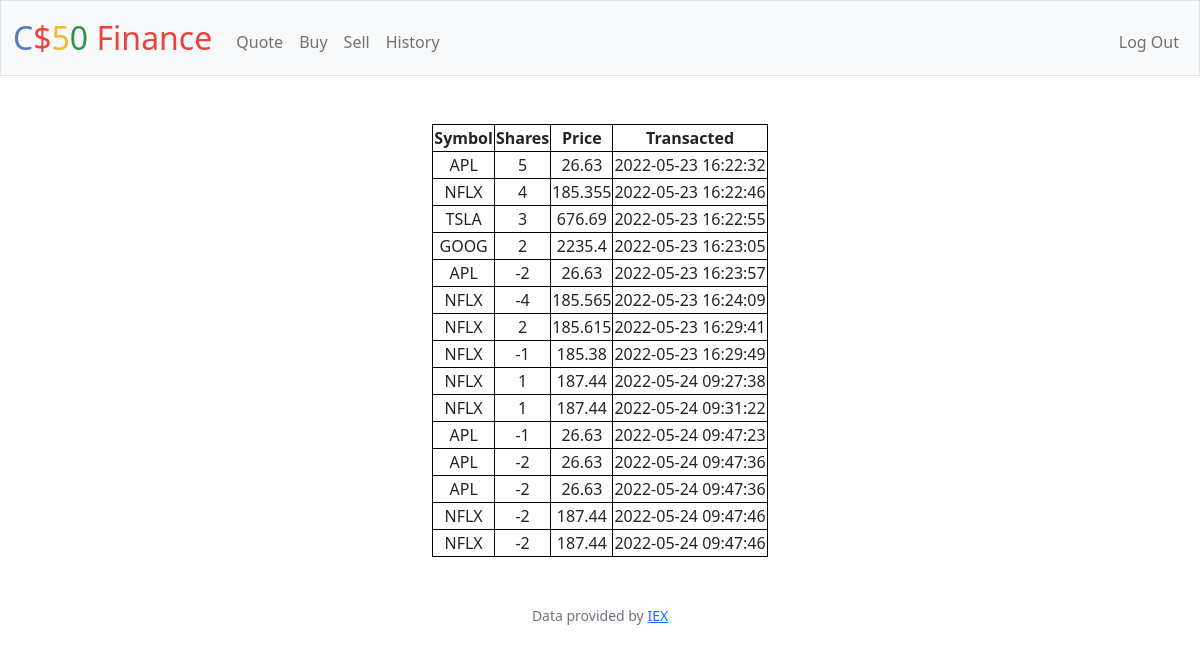
Page /history (signed in) on the committed database.
### tables this page shows
CREATE TABLE stocks (stockid INTEGER PRIMARY KEY AUTOINCREMENT NOT NULL, userid INTEGER, stocksymbol TEXT, shares INTEGER, Timestamp DATETIME DEFAULT CURRENT_TIMESTAMP, share_price REAL, company, status TEXT, FOREIGN KEY (userid) REFERENCES users (id) ON DELETE CASCADE ON UPDATE NO ACTION);

### app.py (the view)
@app.route("/history")
@login_required
def history():
    rows= db.execute("SELECT stocksymbol, shares, share_price, Timestamp FROM stocks WHERE userid=?", session['user_id'])
    print("ROWSSSSSSSSS", rows)
    return render_template("history.html", rows=rows)

### app.py (called while the page is built)
@app.after_request
def after_request(response):
    response.headers["Cache-Control"] = "no-cache, no-store, must-revalidate"
    response.headers["Expires"] = 0
    response.headers["Pragma"] = "no-cache"
    return response

### helpers.py (called while the page is built)
def login_required(f):
    @wraps(f)
    def decorated_function(*args, **kwargs):
        if session.get("user_id") is None:
            return redirect("/login")
        return f(*args, **kwargs)
    return decorated_function

### templates/history.html (shortened to what this page needs)
{% extends "layout.html" %}
{% block main %}
    <table style="margin-left:auto;margin-right:auto;">
        <thead>
            <th> Symbol</th>
            <th> Shares</th>
            <th> Price</th>
            <th> Transacted</th>
        </thead>
        <tbody>
            {% for row in rows %}
            <tr>
                <td>{{ row.stocksymbol }}</td>
                <td>{{ row.shares }}</td>
                <td>{{ row.share_price }}</td>
                <td>{{row.Timestamp}}</td>
            </tr>
            {% endfor %}
        </tbody>
    </table>
{% endblock %}

### static/styles.css (style rules this page uses)
table, th, td { border: 1px solid black; }

### rows in the picture
stocks: stocksymbol "APL", shares "5", share_price "26.63", Timestamp "2022-05-23 16:22:32"
stocks: stocksymbol "NFLX", shares "4", share_price "185.355", Timestamp "2022-05-23 16:22:46"
stocks: stocksymbol "TSLA", shares "3", share_price "676.69", Timestamp "2022-05-23 16:22:55"
stocks: stocksymbol "GOOG", shares "2", share_price "2235.4", Timestamp "2022-05-23 16:23:05"
stocks: stocksymbol "APL", shares "-2", share_price "26.63", Timestamp "2022-05-23 16:23:57"
stocks: stocksymbol "NFLX", shares "-4", share_price "185.565", Timestamp "2022-05-23 16:24:09"
stocks: stocksymbol "NFLX", shares "2", share_price "185.615", Timestamp "2022-05-23 16:29:41"
stocks: stocksymbol "NFLX", shares "-1", share_price "185.38", Timestamp "2022-05-23 16:29:49"
stocks: stocksymbol "NFLX", shares "1", share_price "187.44", Timestamp "2022-05-24 09:27:38"
stocks: stocksymbol "NFLX", shares "1", share_price "187.44", Timestamp "2022-05-24 09:31:22"
stocks: stocksymbol "APL", shares "-1", share_price "26.63", Timestamp "2022-05-24 09:47:23"
stocks: stocksymbol "APL", shares "-2", share_price "26.63", Timestamp "2022-05-24 09:47:36"
stocks: stocksymbol "APL", shares "-2", share_price "26.63", Timestamp "2022-05-24 09:47:36"
stocks: stocksymbol "NFLX", shares "-2", share_price "187.44", Timestamp "2022-05-24 09:47:46"
stocks: stocksymbol "NFLX", shares "-2", share_price "187.44", Timestamp "2022-05-24 09:47:46"
